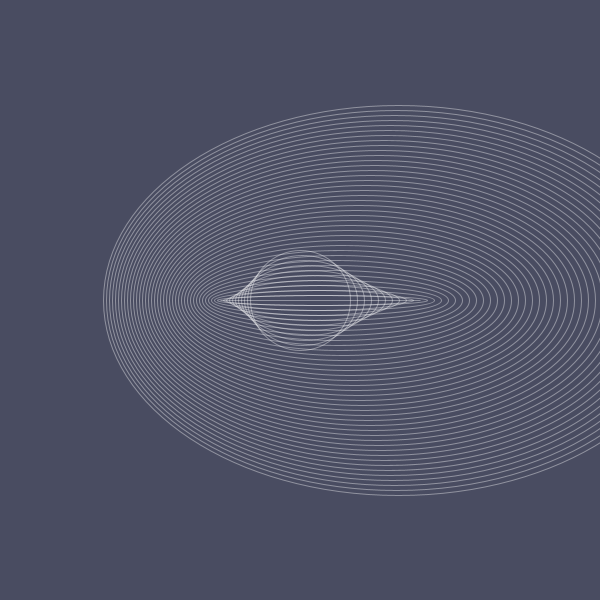
Frame 1 (no input)
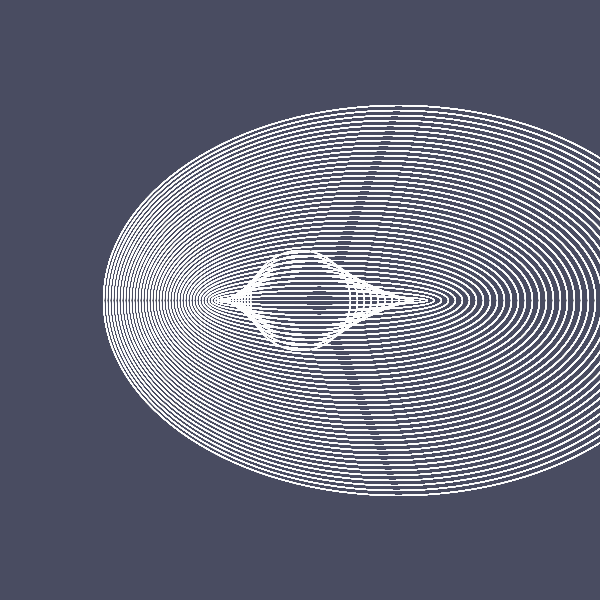
Frame 60 (the mouse pressed at the canvas centre just before this capture)
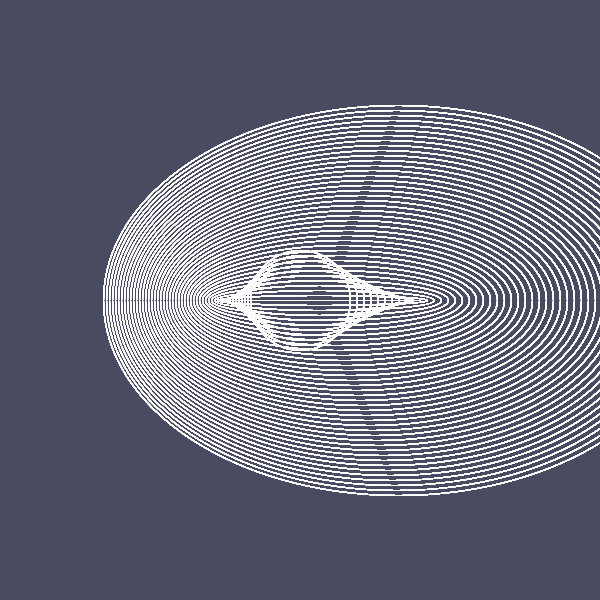
Frame 120 (the mouse held since frame 60 and released just before this capture)

The Processing sketch that drew these frames (run headless with seeded random() and noise(); from frame 60 on, the mouse is pressed at the canvas centre):

// Processing sketch: funProgramming_2
// ── funProgramming_2.pde
void setup() {
    size(600,600);
    
    colorMode(HSB);
    background(random(255), random(50,100), random(50,100));
    // background(0);

}

void draw() {

    noFill();
    stroke(255,100);
    // stroke(random(255),random(255),random(255));

    int i = 0;
    while (i < 100) {
        // // fill(255);
        // ellipse(width/2, height/2, 100+i*3, 100+i*3);

        // // fill(245,235,30);
        // // ellipse(width/2, height/2, 100-i, 100-i*2);

        // ellipse(width/2, height/2, 100+i*4, 100+i*4);

        ellipse(width/2 + i, height/2, 100+i*5, 100-i*5);
        i = i + 2;
    }
    
}
